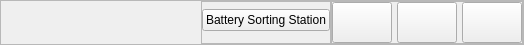
     <widget class="QFrame" name="fm_title_app_1">
      <property name="sizePolicy">
       <sizepolicy hsizetype="Expanding" vsizetype="Maximum">
        <horstretch>0</horstretch>
        <verstretch>0</verstretch>
       </sizepolicy>
      </property>
      <property name="minimumSize">
       <size>
        <width>0</width>
        <height>45</height>
       </size>
      </property>
      <property name="maximumSize">
       <size>
        <width>16777215</width>
        <height>40</height>
       </size>
      </property>
      <property name="frameShape">
       <enum>QFrame::StyledPanel</enum>
      </property>
      <property name="frameShadow">
       <enum>QFrame::Raised</enum>
      </property>
      <layout class="QHBoxLayout" name="horizontalLayout_27" stretch="0,1,0">
       <property name="spacing">
        <number>0</number>
       </property>
       <property name="leftMargin">
        <number>0</number>
       </property>
       <property name="topMargin">
        <number>0</number>
       </property>
       <property name="rightMargin">
        <number>0</number>
       </property>
       <property name="bottomMargin">
        <number>0</number>
       </property>
       <item>
        <spacer name="horizontalSpacer">
         <property name="orientation">
          <enum>Qt::Horizontal</enum>
         </property>
         <property name="sizeType">
          <enum>QSizePolicy::Fixed</enum>
         </property>
         <property name="sizeHint" stdset="0">
          <size>
           <width>200</width>
           <height>20</height>
          </size>
         </property>
        </spacer>
       </item>
       <item>
        <widget class="QFrame" name="fmCe_title">
         <property name="sizePolicy">
          <sizepolicy hsizetype="Minimum" vsizetype="Preferred">
           <horstretch>0</horstretch>
           <verstretch>0</verstretch>
          </sizepolicy>
         </property>
         <property name="layoutDirection">
          <enum>Qt::LeftToRight</enum>
         </property>
         <property name="frameShape">
          <enum>QFrame::StyledPanel</enum>
         </property>
         <property name="frameShadow">
          <enum>QFrame::Raised</enum>
         </property>
         <layout class="QHBoxLayout" name="horizontalLayout_16">
          <property name="spacing">
           <number>0</number>
          </property>
          <property name="leftMargin">
           <number>0</number>
          </property>
          <property name="topMargin">
           <number>0</number>
          </property>
          <property name="rightMargin">
           <number>0</number>
          </property>
          <property name="bottomMargin">
           <number>5</number>
          </property>
          <item>
           <widget class="QPushButton" name="btn_title_app">
            <property name="sizePolicy">
             <sizepolicy hsizetype="Fixed" vsizetype="Fixed">
              <horstretch>0</horstretch>
              <verstretch>0</verstretch>
             </sizepolicy>
            </property>
            <property name="focusPolicy">
             <enum>Qt::StrongFocus</enum>
            </property>
            <property name="text">
             <string>Battery Sorting Station</string>
            </property>
            <property name="iconSize">
             <size>
              <width>45</width>
              <height>45</height>
             </size>
            </property>
           </widget>
          </item>
         </layout>
        </widget>
       </item>
       <item alignment="Qt::AlignRight">
        <widget class="QFrame" name="fm_btn">
         <property name="sizePolicy">
          <sizepolicy hsizetype="Fixed" vsizetype="Preferred">
           <horstretch>0</horstretch>
           <verstretch>0</verstretch>
          </sizepolicy>
         </property>
         <property name="frameShape">
          <enum>QFrame::StyledPanel</enum>
         </property>
         <property name="frameShadow">
          <enum>QFrame::Raised</enum>
         </property>
         <layout class="QHBoxLayout" name="horizontalLayout_28">
          <property name="spacing">
           <number>5</number>
          </property>
          <property name="leftMargin">
           <number>0</number>
          </property>
          <property name="topMargin">
           <number>0</number>
          </property>
          <property name="rightMargin">
           <number>0</number>
          </property>
          <property name="bottomMargin">
           <number>0</number>
          </property>
          <item>
           <widget class="QPushButton" name="btn_settings">
            <property name="sizePolicy">
             <sizepolicy hsizetype="Minimum" vsizetype="Minimum">
              <horstretch>0</horstretch>
              <verstretch>0</verstretch>
             </sizepolicy>
            </property>
            <property name="minimumSize">
             <size>
              <width>60</width>
              <height>0</height>
             </size>
            </property>
            <property name="maximumSize">
             <size>
              <width>40</width>
              <height>16777215</height>
             </size>
            </property>
            <property name="text">
             <string/>
            </property>
            <property name="icon">
             <iconset resource="resource.qrc">
              <normaloff>:/icon/icon/settings.png</normaloff>:/icon/icon/settings.png</iconset>
            </property>
            <property name="iconSize">
             <size>
              <width>30</width>
              <height>30</height>
             </size>
            </property>
           </widget>
          </item>
          <item>
           <widget class="QPushButton" name="btn_mini">
            <property name="sizePolicy">
             <sizepolicy hsizetype="Minimum" vsizetype="Minimum">
              <horstretch>0</horstretch>
              <verstretch>0</verstretch>
             </sizepolicy>
            </property>
            <property name="minimumSize">
             <size>
              <width>60</width>
              <height>0</height>
             </size>
            </property>
            <property name="maximumSize">
             <size>
              <width>40</width>
              <height>16777215</height>
             </size>
            </property>
            <property name="text">
             <string/>
            </property>
            <property name="icon">
             <iconset resource="resource.qrc">
              <normaloff>:/icon/icon/mini_2.svg</normaloff>:/icon/icon/mini_2.svg</iconset>
            </property>
            <property name="iconSize">
             <size>
              <width>34</width>
              <height>34</height>
             </size>
            </property>
           </widget>
          </item>
          <item>
           <widget class="QPushButton" name="btn_close">
            <property name="sizePolicy">
             <sizepolicy hsizetype="Minimum" vsizetype="Minimum">
              <horstretch>0</horstretch>
              <verstretch>0</verstretch>
             </sizepolicy>
            </property>
            <property name="minimumSize">
             <size>
              <width>60</width>
              <height>0</height>
             </size>
            </property>
            <property name="maximumSize">
             <size>
              <width>16777215</width>
              <height>16777215</height>
             </size>
            </property>
            <property name="text">
             <string/>
            </property>
            <property name="icon">
             <iconset resource="resource.qrc">
              <normaloff>:/icon/icon/close-x.svg</normaloff>:/icon/icon/close-x.svg</iconset>
            </property>
            <property name="iconSize">
             <size>
              <width>30</width>
              <height>30</height>
             </size>
            </property>
           </widget>
          </item>
         </layout>
        </widget>
       </item>
      </layout>
     </widget>
